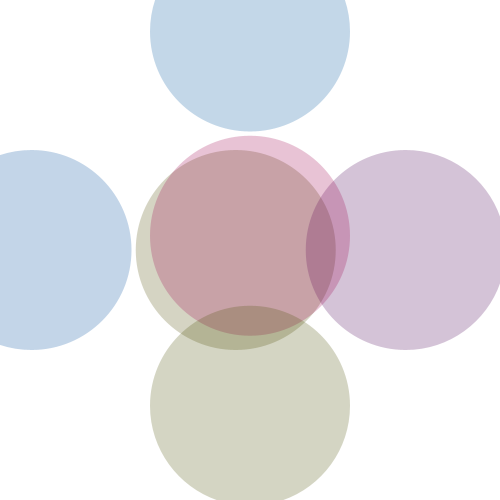
Frame 1 (no input)
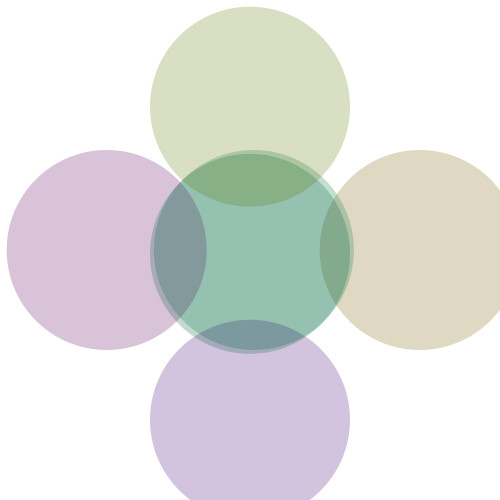
Frame 60 (the mouse pressed at the canvas centre just before this capture)
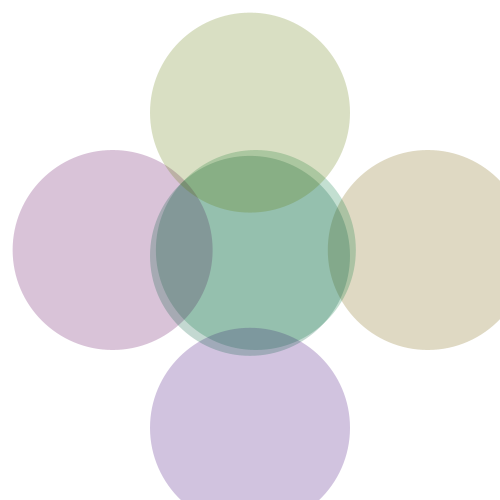
Frame 120 (the mouse held since frame 60 and released just before this capture)

The Processing sketch that drew these frames (run headless with seeded random() and noise(); from frame 60 on, the mouse is pressed at the canvas centre):

// Processing sketch: processing_8574
// ── processing_8574.pde

void setup()
{
  size(500,500);
  background(255);
  smooth();
}

float a = PI;
float b = PI+1;
float c = PI+2;
float d = PI+3;
void draw() 
{
   background(255);
  strokeWeight(5);
  float c1 = 255*noise(a);
  float s1 = 250+tan(a)*100;
  float s2 = 250+100*tan(b);
  float s3 = 250+tan(c)*100;
  float s4 = 250+tan(d)*100;
  float s5 = 250+tan(d+500)*100;
  noFill();
  noStroke();
  fill(noise(a)*255,noise(c)*255,0,60);
  ellipse(s4,250,200,200); // red green a c
  fill(0,noise(a)*255,noise(b)*255,60);
  ellipse(s3,250,200,200); //green blue a b
  fill(noise(c)*255,0,noise(d)*255,60);
  ellipse(s2,250,200,200); //red blue c d
  fill(noise(b)*255,0,noise(a)*255,60);
  ellipse(250,s4,200,200); //red blue b a
  fill(0,noise(d)*255,noise(b)*255,60);
  ellipse(250,s3,200,200); // green blue d b
  fill(noise(c)*255,noise(a)*255,0,60);
  ellipse(250,s2,200,200); // red green c a
if(mousePressed == true){
a=a;
  b=b;
  c=c;
  d=d;
}
else{
          a=a+0.02;
  b=b+0.02;
  c=c+0.02;
  d=d+0.02;}
}
